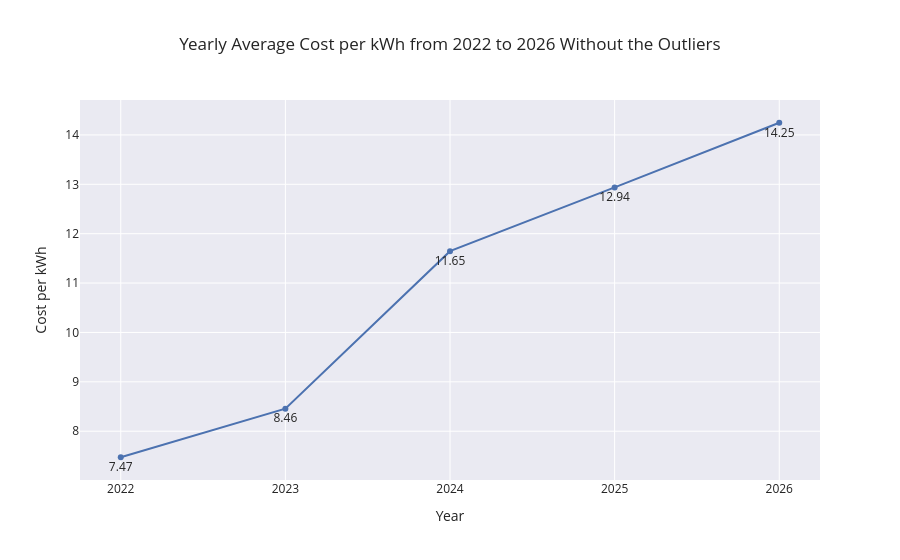

Here is the notebook cell this chart was saved with:
### Markdown cell above
Now I want to check if there any potential outliers that might affect the findings by doing a separate analysis without those values from the averages.

### Code cell
# FOR THE OUTLIERS

# FIND THE OUTLIERS
var = 'cost_per_kwh'
Q1 = bill[var].quantile(0.25)
Q3 = bill[var].quantile(0.75)
IQR = Q3 - Q1

lower_boundary = Q1 - 1.5 * IQR
upper_boundary = Q3 + 1.5 * IQR

print('IQR', IQR)
print('Lower Boundary', lower_boundary)
print('Upper Boundary', upper_boundary)

no_outliers_bill = bill[
    (bill[var] >= lower_boundary) & 
    (bill[var] <= upper_boundary)
].reset_index()

display('Outliers:', bill[
    (bill[var] < lower_boundary) |
    (bill[var] > upper_boundary)
].reset_index())

no_outliers_yearly_avg_cost =  no_outliers_bill.groupby('year')['cost_per_kwh'].mean().reset_index()
# TRUNCATE THE VALUES FOR LABELS
#no_outliers_yearly_avg_cost['cost_per_kwh'] = no_outliers_yearly_avg_cost['cost_per_kwh'].map(lambda x: np.trunc(x * 100) / 100)

display(no_outliers_yearly_avg_cost)

# YEARLY CHART
figure2a = px.line(
    data_frame = no_outliers_yearly_avg_cost,
    x = 'year',
    y = 'cost_per_kwh',
    labels= {
        'year':'Year',
        'cost_per_kwh':'Cost per kWh'
    },
    markers=False,
    text='cost_per_kwh',
    title = 'Yearly Average Cost per kWh from 2022 to 2026 Without the Outliers',
    template='seaborn'
    )


# Remove the .5 on X axis
figure2a.update_xaxes(type = 'category')

# Adjust text position
figure2a.update_traces(textposition='bottom center', texttemplate='%{y:.2f}')

figure2a.show()

### Figure 1 — Plotly figure (JSON) as saved in the notebook; plotly's stock layout.template omitted (floating-point values rounded to 4 significant figures)
{"data": [{"hovertemplate": "Year=%{x}<br>Cost per kWh=%{text}<extra></extra>", "legendgroup": "", "line": {"color": "rgb(76,114,176)", "dash": "solid"}, "marker": {"symbol": "circle"}, "mode": "lines+markers+text", "name": "", "orientation": "v", "showlegend": false, "text": [7.473, 8.455, 11.65, 12.94, 14.25], "textposition": "bottom center", "texttemplate": "%{y:.2f}", "type": "scatter", "x": [2022, 2023, 2024, 2025, 2026], "xaxis": "x", "y": [7.473, 8.455, 11.65, 12.94, 14.25], "yaxis": "y"}], "layout": {"legend": {"tracegroupgap": 0}, "title": {"text": "Yearly Average Cost per kWh from 2022 to 2026 Without the Outliers"}, "xaxis": {"anchor": "y", "domain": [0, 1], "title": {"text": "Year"}, "type": "category"}, "yaxis": {"anchor": "x", "domain": [0, 1], "title": {"text": "Cost per kWh"}}}}
